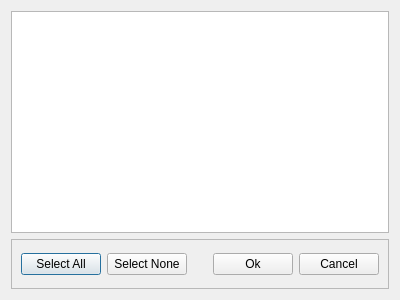
<?xml version="1.0" encoding="UTF-8"?>
<ui version="4.0">
 <class>DoxygenFilesDialog</class>
 <widget class="QDialog" name="DoxygenFilesDialog">
  <property name="windowModality">
   <enum>Qt::ApplicationModal</enum>
  </property>
  <property name="geometry">
   <rect>
    <x>0</x>
    <y>0</y>
    <width>400</width>
    <height>300</height>
   </rect>
  </property>
  <property name="windowTitle">
   <string>Select files to document</string>
  </property>
  <property name="modal">
   <bool>true</bool>
  </property>
  <layout class="QVBoxLayout" name="verticalLayout">
   <item>
    <widget class="QListWidget" name="listWidget">
     <property name="sortingEnabled">
      <bool>true</bool>
     </property>
    </widget>
   </item>
   <item>
    <widget class="QFrame" name="frame">
     <property name="minimumSize">
      <size>
       <width>0</width>
       <height>50</height>
      </size>
     </property>
     <property name="frameShape">
      <enum>QFrame::StyledPanel</enum>
     </property>
     <property name="frameShadow">
      <enum>QFrame::Raised</enum>
     </property>
     <layout class="QHBoxLayout" name="horizontalLayout">
      <item>
       <widget class="QPushButton" name="b_all">
        <property name="text">
         <string>Select All</string>
        </property>
       </widget>
      </item>
      <item>
       <widget class="QPushButton" name="b_none">
        <property name="text">
         <string>Select None</string>
        </property>
       </widget>
      </item>
      <item>
       <spacer name="horizontalSpacer">
        <property name="orientation">
         <enum>Qt::Horizontal</enum>
        </property>
        <property name="sizeHint" stdset="0">
         <size>
          <width>40</width>
          <height>20</height>
         </size>
        </property>
       </spacer>
      </item>
      <item>
       <widget class="QPushButton" name="b_ok">
        <property name="text">
         <string>Ok</string>
        </property>
       </widget>
      </item>
      <item>
       <widget class="QPushButton" name="b_cancel">
        <property name="text">
         <string>Cancel</string>
        </property>
       </widget>
      </item>
     </layout>
    </widget>
   </item>
  </layout>
 </widget>
 <resources/>
 <connections/>
</ui>
